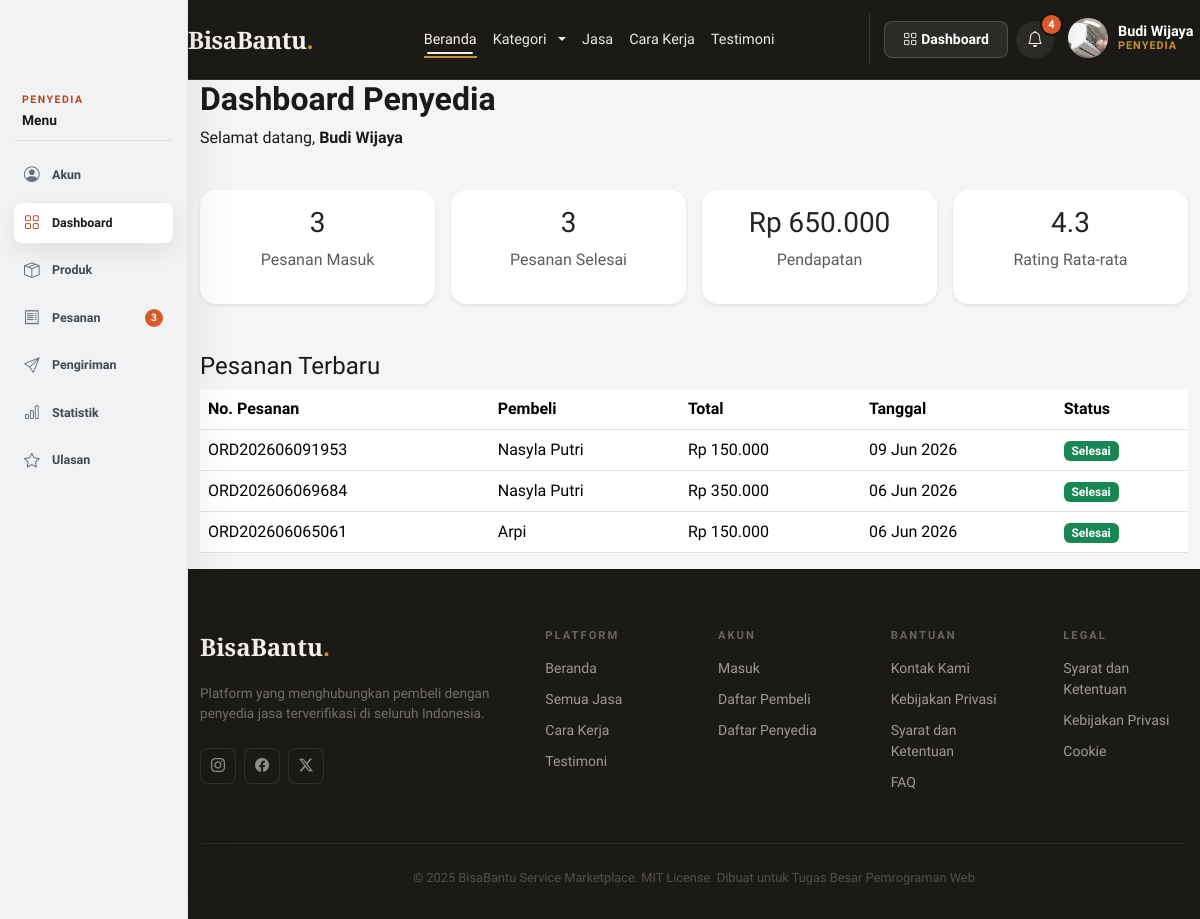
/index.php?page=dashboard (signed in), run on an earlier commit of the app's database.
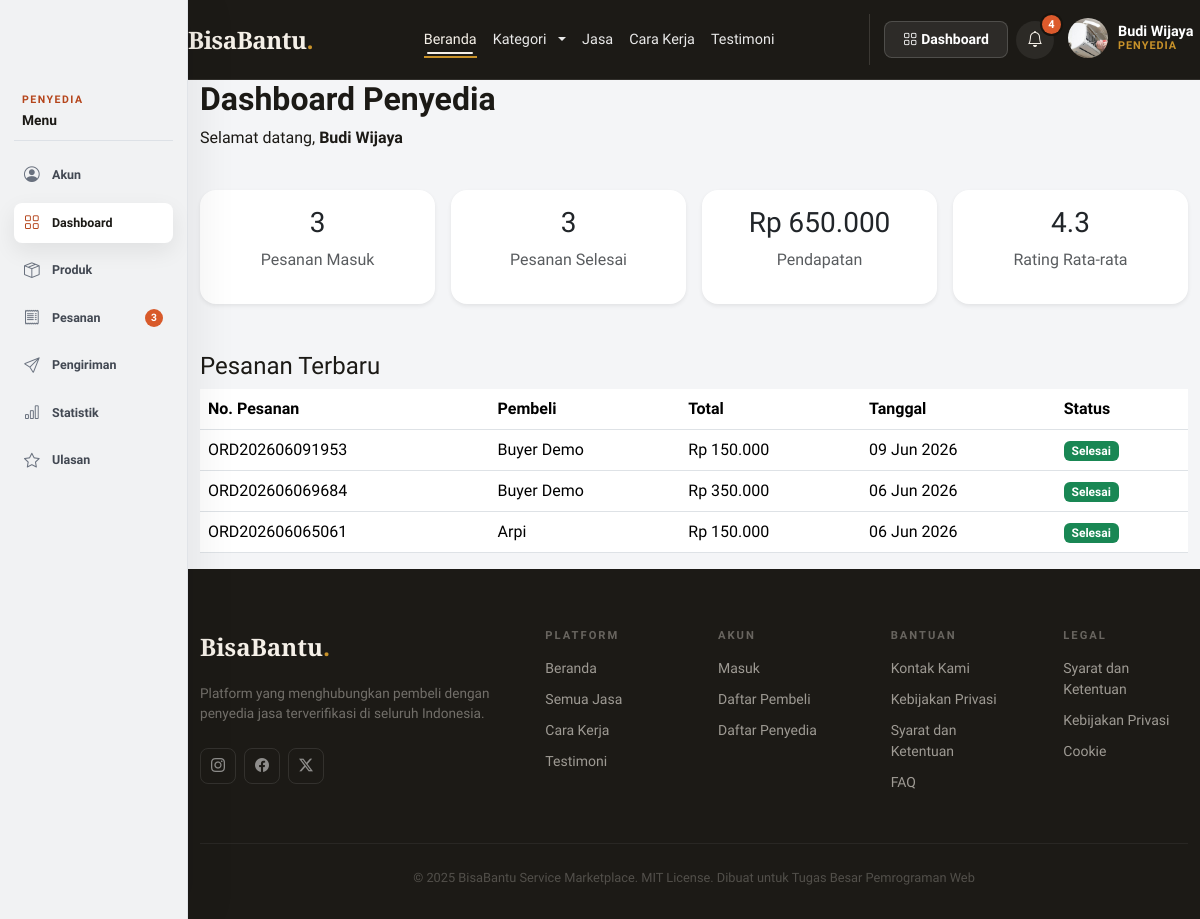
And on a later commit of the database.
### tables this page shows
CREATE TABLE `orders` (
  `id` int NOT NULL AUTO_INCREMENT,
  `buyer_id` int NOT NULL,
  `provider_id` int NOT NULL,
  `order_number` varchar(20) NOT NULL,
  `total_price` decimal(12,2) NOT NULL,
  `quantity` int NOT NULL DEFAULT '1',
  `service_date` date NOT NULL,
  `service_address` text NOT NULL,
  `status` enum('pending','waiting_payment','paid','accepted','in_progress','completed','cancelled') NOT NULL DEFAULT 'pending',
  `notes` text,
  `created_at` timestamp NOT NULL DEFAULT CURRENT_TIMESTAMP,
  `updated_at` timestamp NOT NULL DEFAULT CURRENT_TIMESTAMP ON UPDATE CURRENT_TIMESTAMP,
  PRIMARY KEY (`id`),
  UNIQUE KEY `order_number` (`order_number`),
  KEY `buyer_id` (`buyer_id`),
  KEY `provider_id` (`provider_id`),
  CONSTRAINT `orders_ibfk_1` FOREIGN KEY (`buyer_id`) REFERENCES `users` (`id`) ON DELETE RESTRICT,
  CONSTRAINT `orders_ibfk_2` FOREIGN KEY (`provider_id`) REFERENCES `users` (`id`) ON DELETE RESTRICT
);

CREATE TABLE `users` (
  `id` int NOT NULL AUTO_INCREMENT,
  `name` varchar(100) NOT NULL,
  `email` varchar(100) NOT NULL,
  `password` varchar(255) NOT NULL,
  `role` enum('buyer','provider','admin') NOT NULL,
  `is_verified` tinyint(1) DEFAULT '0',
  `phone` varchar(20) DEFAULT NULL,
  `address` text,
  `remember_token` varchar(255) DEFAULT NULL,
  `profile_photo` varchar(255) DEFAULT NULL,
  `created_at` timestamp NOT NULL DEFAULT CURRENT_TIMESTAMP,
  `updated_at` timestamp NOT NULL DEFAULT CURRENT_TIMESTAMP ON UPDATE CURRENT_TIMESTAMP,
  PRIMARY KEY (`id`),
  UNIQUE KEY `email` (`email`)
);

### src/helpers/functions.php (called while the page is built, shortened)
<?php
function e($value) {
    return htmlspecialchars($value, ENT_QUOTES, 'UTF-8');
}

### src/models/OrderModel.php (called while the page is built, shortened)
<?php
class OrderModel {
    private $pdo;
    public function __construct($pdo) {
        $this->pdo = $pdo;
    }
    public function getByProvider($provider_id) {
        $stmt = $this->pdo->prepare('
            SELECT o.*, u.name as buyer_name
            FROM orders o
            JOIN users u ON o.buyer_id = u.id
            WHERE o.provider_id = ?
            ORDER BY o.created_at DESC
        ');
        $stmt->execute([$provider_id]);
        return $stmt->fetchAll();
    }
}

### src/models/ReviewModel.php (called while the page is built, shortened)
<?php
class ReviewModel {
    private $pdo;
    public function __construct($pdo) {
        $this->pdo = $pdo;
    }
    public function getAverageRatingByProvider($provider_id) {
        $stmt = $this->pdo->prepare('
            SELECT AVG(r.rating) as avg_rating, COUNT(r.id) as total_reviews
            FROM reviews r
            JOIN services s ON r.service_id = s.id
            WHERE s.provider_id = ?
        ');
        $stmt->execute([$provider_id]);
        return $stmt->fetch();
    }
}

### src/views/seller/dashboard.php (the view)
<?php
require_once __DIR__ . '/../../models/OrderModel.php';
require_once __DIR__ . '/../../models/ReviewModel.php';
$orderModel = new OrderModel($pdo);
$reviewModel = new ReviewModel($pdo);
$providerId = $_SESSION['user']['id'];
$providerName = $_SESSION['user']['name'] ?? 'Penyedia';
$orders = $orderModel->getByProvider($providerId);
$totalOrders = count($orders);
$completedOrders = count(array_filter($orders, fn($o) => $o['status'] === 'completed'));
$totalEarnings = array_sum(array_map(fn($o) => $o['status'] === 'completed' ? $o['total_price'] : 0, $orders));
$ratingData = $reviewModel->getAverageRatingByProvider($providerId);
$avgRating = $ratingData['avg_rating'] ? number_format($ratingData['avg_rating'], 1) : '0.0';
$recentOrders = array_slice($orders, 0, 5);
?>
<div class="container">
    <h2 class="fw-bold">Dashboard Penyedia</h2>
    <p>Selamat datang, <strong><?= e($providerName) ?></strong></p>
    <div class="row mt-4 g-3">
        <div class="col-md-3"><div class="card text-center p-3 border-0 shadow-sm rounded-4"><h3><?= $totalOrders ?></h3><p class="text-muted">Pesanan Masuk</p></div></div>
        <div class="col-md-3"><div class="card text-center p-3 border-0 shadow-sm rounded-4"><h3><?= $completedOrders ?></h3><p class="text-muted">Pesanan Selesai</p></div></div>
        <div class="col-md-3"><div class="card text-center p-3 border-0 shadow-sm rounded-4"><h3>Rp <?= number_format($totalEarnings, 0, ',', '.') ?></h3><p class="text-muted">Pendapatan</p></div></div>
        <div class="col-md-3"><div class="card text-center p-3 border-0 shadow-sm rounded-4"><h3><?= $avgRating ?></h3><p class="text-muted">Rating Rata-rata</p></div></div>
    </div>
    <div class="mt-5">
        <h4>Pesanan Terbaru</h4>
        <?php if (empty($recentOrders)): ?>
            <p class="text-muted">Belum ada pesanan.</p>
        <?php else: ?>
        <div class="table-responsive">
            <table class="table">
                <thead><tr><th>No. Pesanan</th><th>Pembeli</th><th>Total</th><th>Tanggal</th><th>Status</th></tr></thead>
                <tbody>
                    <?php foreach ($recentOrders as $o): ?>
                    <tr>
                        <td><?= e($o['order_number']) ?></td>
                        <td><?= e($o['buyer_name']) ?></td>
                        <td>Rp <?= number_format($o['total_price'], 0, ',', '.') ?></td>
                        <td><?= date('d M Y', strtotime($o['created_at'])) ?></td>
                        <td>
                            <?php
                            $statusMap = [
                                'pending' => ['Menunggu', 'secondary'],
                                'waiting_payment' => ['Menunggu Bayar', 'warning'],
                                'paid' => ['Dibayar', 'info'],
                                'accepted' => ['Diterima', 'primary'],
                                'in_progress' => ['Proses', 'warning'],
                                'completed' => ['Selesai', 'success'],
                                'cancelled' => ['Dibatalkan', 'danger'],
                            ];
                            $s = $statusMap[$o['status']] ?? ['Unknown', 'secondary'];
                            ?>
                            <span class="badge bg-<?= $s[1] ?>"><?= $s[0] ?></span>
                        </td>
                    </tr>
                    <?php endforeach; ?>
                </tbody>
            </table>
        </div>
        <?php endif; ?>
    </div>
</div>

What changed in the data, as far as the page shows it:
changed through a linked row, orders "ORD202606091953": buyer.name "Nasyla Putri" → "Buyer Demo"
changed through a linked row, orders "ORD202606069684": buyer.name "Nasyla Putri" → "Buyer Demo"
